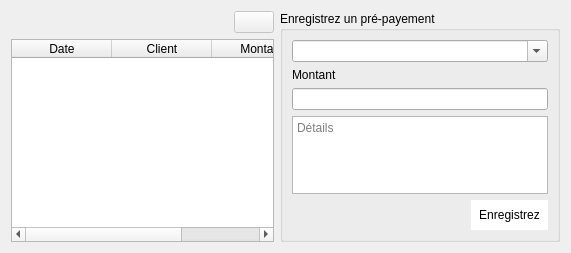
<?xml version="1.0" encoding="UTF-8"?>
<ui version="4.0">
 <class>AllPrePayement</class>
 <widget class="QDialog" name="AllPrePayement">
  <property name="geometry">
   <rect>
    <x>0</x>
    <y>0</y>
    <width>571</width>
    <height>253</height>
   </rect>
  </property>
  <property name="windowTitle">
   <string>Tous les dépôts</string>
  </property>
  <layout class="QHBoxLayout" name="horizontalLayout_3">
   <item>
    <layout class="QVBoxLayout" name="verticalLayout">
     <item>
      <layout class="QHBoxLayout" name="horizontalLayout">
       <item>
        <spacer name="horizontalSpacer">
         <property name="orientation">
          <enum>Qt::Horizontal</enum>
         </property>
         <property name="sizeHint" stdset="0">
          <size>
           <width>40</width>
           <height>20</height>
          </size>
         </property>
        </spacer>
       </item>
       <item>
        <widget class="QPushButton" name="btn_del">
         <property name="enabled">
          <bool>false</bool>
         </property>
         <property name="text">
          <string/>
         </property>
         <property name="icon">
          <iconset resource="img.qrc">
           <normaloff>:/img/images/trash-outline.svg</normaloff>:/img/images/trash-outline.svg</iconset>
         </property>
        </widget>
       </item>
      </layout>
     </item>
     <item>
      <widget class="QTableWidget" name="table_pre_payement">
       <property name="gridStyle">
        <enum>Qt::DashDotDotLine</enum>
       </property>
       <attribute name="horizontalHeaderStretchLastSection">
        <bool>true</bool>
       </attribute>
       <attribute name="verticalHeaderVisible">
        <bool>false</bool>
       </attribute>
       <column>
        <property name="text">
         <string>Date</string>
        </property>
       </column>
       <column>
        <property name="text">
         <string>Client</string>
        </property>
       </column>
       <column>
        <property name="text">
         <string>Montant</string>
        </property>
       </column>
      </widget>
     </item>
    </layout>
   </item>
   <item>
    <layout class="QVBoxLayout" name="verticalLayout_3">
     <item>
      <widget class="QGroupBox" name="groupBox">
       <property name="title">
        <string>Enregistrez un pré-payement</string>
       </property>
       <layout class="QVBoxLayout" name="verticalLayout_2">
        <item>
         <widget class="QComboBox" name="clients">
          <property name="editable">
           <bool>true</bool>
          </property>
         </widget>
        </item>
        <item>
         <widget class="QLabel" name="label">
          <property name="text">
           <string>Montant</string>
          </property>
         </widget>
        </item>
        <item>
         <widget class="QLineEdit" name="montant"/>
        </item>
        <item>
         <widget class="QTextEdit" name="details">
          <property name="placeholderText">
           <string>Détails</string>
          </property>
         </widget>
        </item>
        <item>
         <layout class="QHBoxLayout" name="horizontalLayout_2">
          <item>
           <spacer name="horizontalSpacer_2">
            <property name="orientation">
             <enum>Qt::Horizontal</enum>
            </property>
            <property name="sizeHint" stdset="0">
             <size>
              <width>40</width>
              <height>20</height>
             </size>
            </property>
           </spacer>
          </item>
          <item>
           <widget class="QPushButton" name="pushButton_2">
            <property name="styleSheet">
             <string notr="true">background-color:white;
padding:8px;
border:none;</string>
            </property>
            <property name="text">
             <string>Enregistrez</string>
            </property>
           </widget>
          </item>
         </layout>
        </item>
       </layout>
      </widget>
     </item>
     <item>
      <spacer name="verticalSpacer">
       <property name="orientation">
        <enum>Qt::Vertical</enum>
       </property>
       <property name="sizeHint" stdset="0">
        <size>
         <width>20</width>
         <height>28</height>
        </size>
       </property>
      </spacer>
     </item>
    </layout>
   </item>
  </layout>
 </widget>
 <resources>
  <include location="img.qrc"/>
 </resources>
 <connections/>
</ui>
